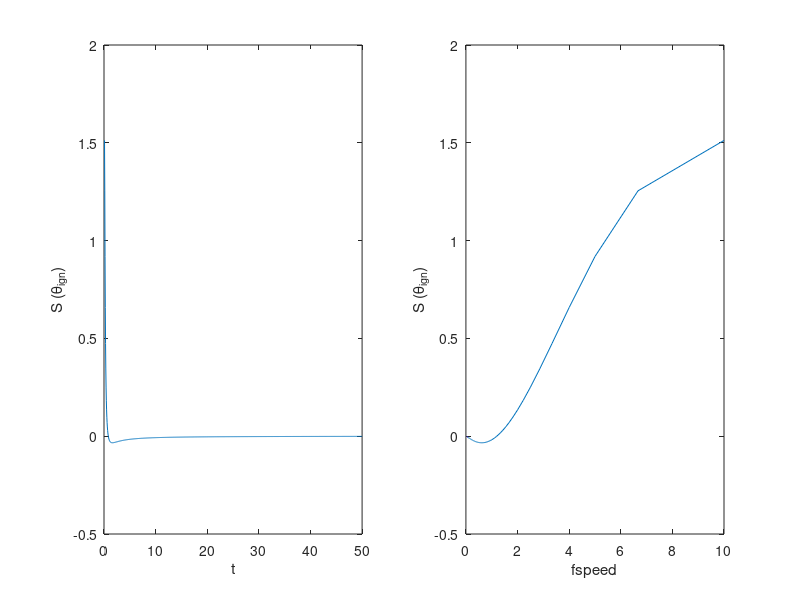

Recreate this plot in MATLAB.
littleSSum = 50;
bigSSum = 50;
% Computes G at vector valued x, y, dt (x, dt same size)
% G = @(x,y,dt) 1./(4*pi*(meshgrid(dt,y))).*exp(-(meshgrid(x,y).^2+meshgrid(y,x)'.^2)./(4.*(meshgrid(dt,y))));
% dG
G = @(x,y,dt) ((meshgrid(x,y).^2+meshgrid(y,x)'.^2) - ...
    4*(meshgrid(dt,y)))./(16*pi*meshgrid(dt,y).^3) .* ...
    exp(-(meshgrid(x,y).^2+meshgrid(y,x)'.^2)./(4.*(meshgrid(dt,y))));

% Computes sheet contribution s
sKernel = @(x,dt,ySamples) sum(G(x,ySamples,dt));
s = @(x,dt) sKernel(x,dt,-littleSSum:1:littleSSum);

% Compute total S
SKernel = @(xSamples,dtSamples) sum(s(xSamples,dtSamples));
S = @(dt) SKernel(-bigSSum:1:-1, dt*(bigSSum:-1:1));

% Compute F
F = @(dt, T0) S(dt) - T0;

% Q: What dt give zeros of F (parametrized by T0)?

% Test
figure(701);
tTest = linspace(0.1, 50, 1000);
fTest = zeros(size(tTest));
for i = 1:length(fTest)
    currentdt = tTest(i);
    fTest(i) = S(currentdt);
end

% A: Green's function summed total as function of time interval between
% ignitions, i.e, inverse of flame speed

subplot(1,2,1);
plot(tTest, fTest);
xlabel 't'
ylabel 'S (\theta_{ign})'

subplot(1,2,2);
plot(1./tTest, fTest);
xlabel 'fspeed'
ylabel 'S (\theta_{ign})'

% figure(702);